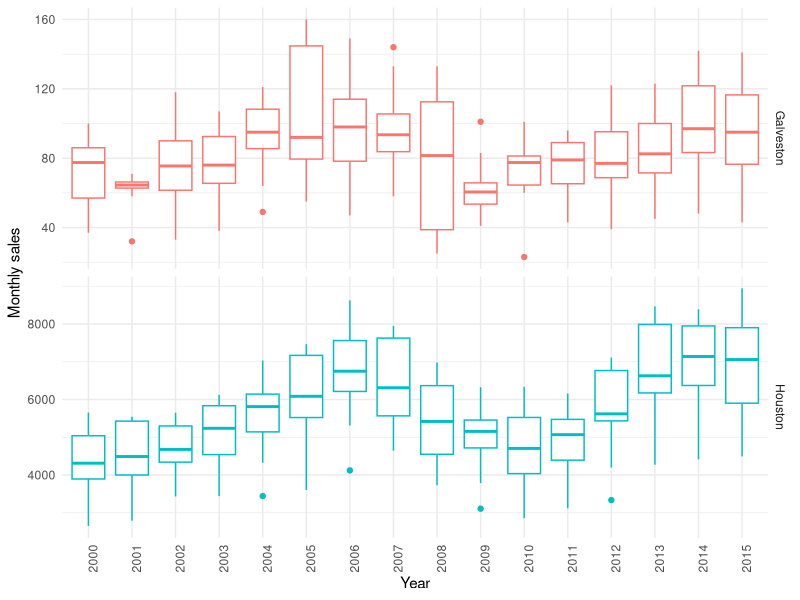
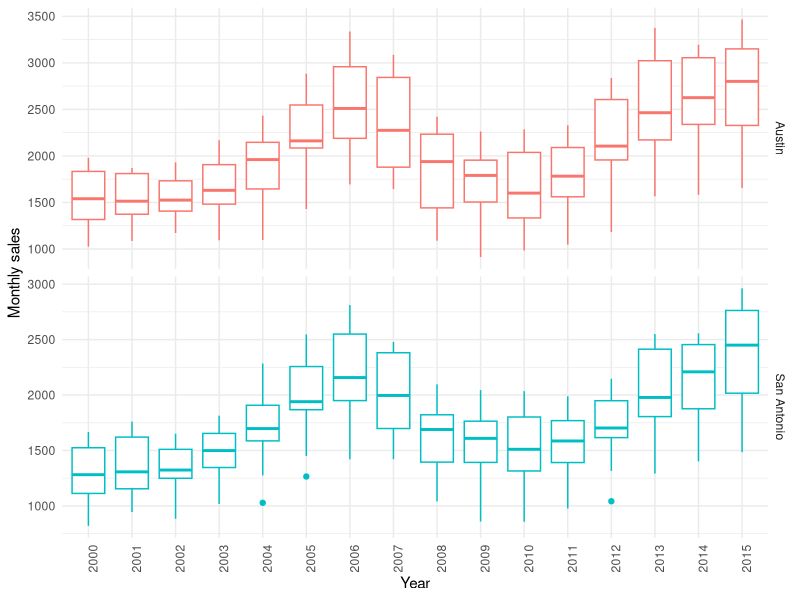
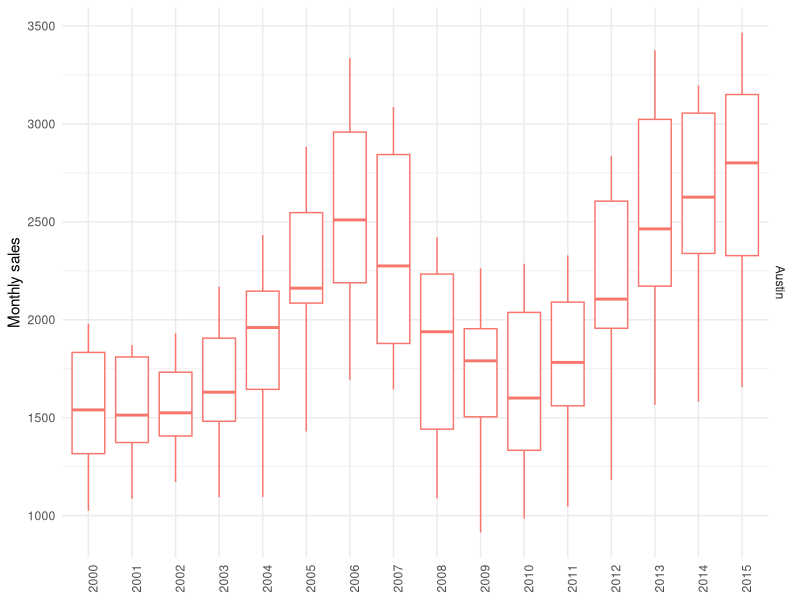
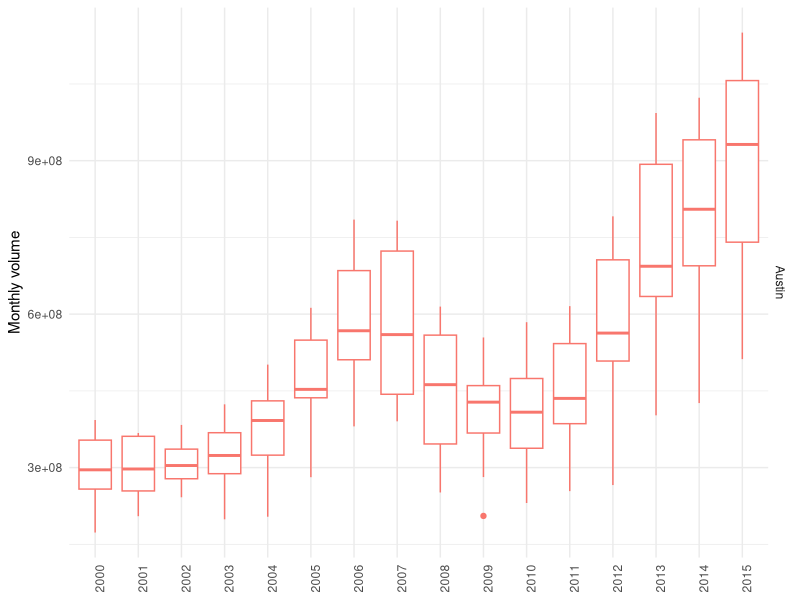
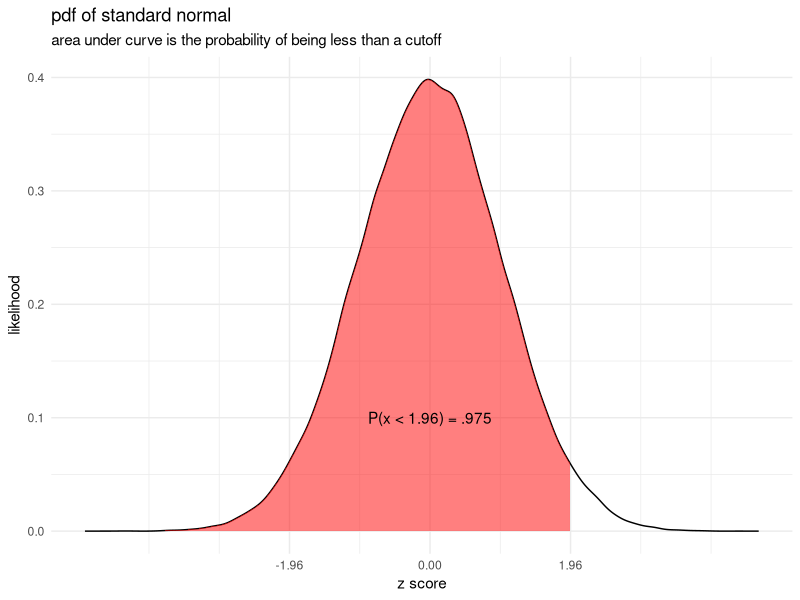
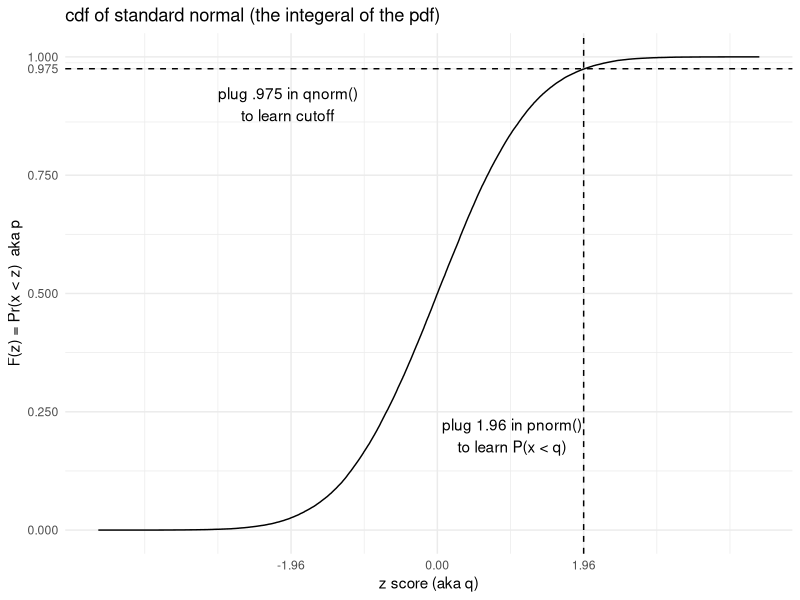
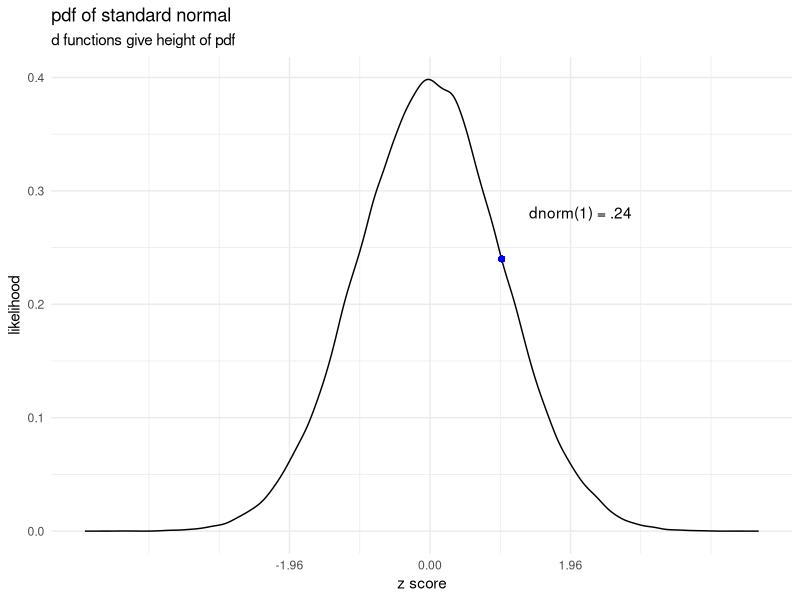

Generate these figures, in order, with R:
## ---- chunk 1
library(tidyverse)
#options(dplyr.summarise.inform = FALSE)
#knitr::opts_chunk$set(collapse = TRUE, comment = "#>", highlight = TRUE, fig.align="center")
## ---- chunk 2
# example of a function
circle_area <- function(r) {
   pi * r ^ 2
}
## ---- chunk 3
data <-
tibble(a = rnorm(100),
       b = rnorm(100),
       c = rnorm(100),
       d = rnorm(100))
## ---- chunk 4
data |>
  mutate(a = (a - min(a)) / (max(a) - min(a)),
         b = (b - min(b)) / (max(b) - min(b)),
         c = (c - min(c)) / (max(c) - min(c)),
         d = (d - min(d)) / (max(d) - min(a)))
## ---- chunk 5
rescale_01 <- function(x) {
  (x - min(x)) / (max(x) - min(x))
}

data |>
  mutate(a = rescale_01(a),
         b = rescale_01(b),
         c = rescale_01(c),
         d = rescale_01(d))
## ---- chunk 6
rescale_01 <- function(x) {
  (x - min(x)) / (max(x) - min(x))
}

rescale_01(c(.1, 1.1, .6))
## ---- chunk 7
print("Hello Jasmin!")
print("Hello Joan!")
print("Hello Andrew!")
# and so on...
## ---- chunk 8
# print("Hello Jasmin!") becomes ...

name <- "Jasmin" 

print(paste0("Hello ", name, "!"))
## ---- chunk 9
say_hello_to <- function(name) {
  print(paste0("Hello ", name, "!"))
}
## ---- chunk 10
say_hello_to("Jasmin")
say_hello_to("Joan")
say_hello_to("Andrew")

# Cool this function is vectorized!
say_hello_to(c("Jasmin", "Joan", "Andrew"))
## ---- chunk 11
rnorm(1, mean = 5, sd = 10)
rnorm(3, mean = 5, sd = 10)
rnorm(6, mean = 5, sd = 10)
## ---- chunk 12
mean(rnorm(1, mean = 5, sd = 10))
mean(rnorm(3, mean = 5, sd = 10))
mean(rnorm(6, mean = 5, sd = 10))
# et cetera
## ---- chunk 13
calc_sample_mean <- function(n) {
  mean(rnorm(n, mean = 5, sd = 10))
}
## ---- chunk 14
calc_sample_mean <- function(sample_size) {
  
  our_sample <- rnorm(sample_size, mean = 5, sd = 10)
  sample_mean <- mean(our_sample)  # probably overkill 
  
  sample_mean

}
## ---- chunk 15
calc_sample_mean <- function(n) {
  our_sample <- rnorm(n, mean = 5, sd = 10)
  mean(our_sample) 
}

set.seed(1)
calc_sample_mean(4)
## ---- chunk 16
calc_sample_mean <- function(n) {
  our_sample <- rnorm(n, mean = 5, sd = 10)
  return(mean(our_sample))
}

set.seed(1)
calc_sample_mean(4)
## ---- chunk 17
calc_sample_mean <- function(n) {
  # last line of code is an assignment!
  sample_mean <- mean(rnorm(n, mean = 5, sd = 10)) 
}

# looks like nothing happened
calc_sample_mean(10)
# but we can capture the output with an assignment
x <- calc_sample_mean(10)
x
## ---- chunk 18
calc_sample_mean <- function(n) mean(rnorm(n))
## ---- chunk 19
calc_sample_mean(1)
calc_sample_mean(3)
calc_sample_mean(30)
# what is the output if we plug in 0?
calc_sample_mean(0)
## ---- chunk 20
calc_sample_mean(c(1, 3, 30))
## ---- chunk 21
calc_sample_mean <- function(n) {
  
  our_sample <- rnorm(n, mean = 5, sd = 10)
  print("our_sample:")
  print(our_sample)
  
  mean(our_sample)
}

set.seed(1)
calc_sample_mean(c(1, 3, 30))
## ---- chunk 22
rnorm(c(1, 3, 30))

rnorm(c(-1, 0, 3, 12))
## ---- chunk 23
tibble(sample_sizes = c(1, 3, 6)) |>
  rowwise() |>
  mutate(sample_means = calc_sample_mean(sample_sizes))
## ---- chunk 24
calc_sample_mean <- function(n) {
  
  if (length(n) > 1) {
    print("Warning: n should be length == 1")
  }
  
  
  our_sample <- rnorm(n, mean = 5, sd = 10)
  mean(our_sample)
}

calc_sample_mean(c(2,3,1))
## ---- chunk 25
replace_neg <- function(x) {
  ifelse(x < 0, NA, x)
}
## ---- chunk 26
replace_neg(c(-98, 1, 2, 1))
## ---- chunk 27
tibble(x = c(-3, 1, 33, 4)) |>
  mutate(x = replace_neg(x))
## ---- chunk 28
calc_sample_mean <- function(sample_size, 
                             our_mean, 
                             our_sd) {

  sample <- rnorm(sample_size, 
                  mean = our_mean, 
                  sd = our_sd)
  
  mean(sample)
}
## ---- chunk 29
calc_sample_mean <- function(sample_size, 
                             our_mean = 0, our_sd = 1) {
  
  sample <- rnorm(sample_size, mean = our_mean, sd = our_sd)
  
  mean(sample)
}
## ---- chunk 30
# uses the defaults
calc_sample_mean(sample_size = 10)
## ---- chunk 31
# we can change one or two defaults. 
# You can refer by name, or use position
calc_sample_mean(10, our_sd = 2)
calc_sample_mean(10, our_mean = 6)
calc_sample_mean(10, 6, 2)
## ---- chunk 32
txhousing |>
  filter(city %in% c("Houston", "Galveston")) |>
  ggplot(aes(x = as_factor(year), 
             y = sales, 
             color = city)) +
  geom_boxplot(show.legend = FALSE) +
  labs(color = NULL, y = "Monthly sales", x = "Year") +
  theme_minimal() +
  facet_grid(vars(city), scales = "free_y") +
  theme(axis.text.x = element_text(angle = 90))
## ---- chunk 33
sales_box_plot <- function(cities) {
  txhousing |>
    filter(city %in% cities) |>
    ggplot(aes(x = as_factor(year), 
               y = sales, 
               color = city)) +
    geom_boxplot(show.legend = FALSE) +
    labs(color = NULL,  y = "Monthly sales", x = "Year") +
    theme_minimal() +
    facet_grid(vars(city), scales = "free_y") +
    theme(axis.text.x = element_text(angle = 90))
}
## ---- chunk 34
sales_box_plot(c("Austin", "San Antonio"))

## ---- chunk 35
housing_box_plot <- function(cities, y, ylab) {
  txhousing |>
    filter(city %in% cities) |>
    ggplot(aes(x = as_factor(year), 
               y = {{ y }}, 
               color = city)) +
    geom_boxplot(show.legend = FALSE) +
    labs(color = NULL,  y = ylab, x = NULL) +
    theme_minimal() +
    facet_grid(vars(city), scales = "free_y") +
    theme(axis.text.x = element_text(angle = 90))
}
## ---- chunk 36
housing_box_plot(c("Austin"), sales, "Monthly sales") 
housing_box_plot(c("Austin"), volume, "Monthly volume")
## ---- chunk 37
calc_sample_mean <- 
  function(sample_size, ...) {
  sample <- rnorm(sample_size, ...)
  mean(sample)
}

calc_sample_mean(3, mean = 1)
calc_sample_mean(3, 1)
calc_sample_mean(3, mean = 1, sd = 3)
## ---- chunk 38
# explicit --
# users know immediately know what your function takes
# and what the defaults are
calc_sample_mean <- 
  function(n, mean = 0, sd = 1) {

  sample <- rnorm(n, mean = mean, sd = sd)
  
  mean(sample)
}

# implicit --
# user has to dig into rnorm 
calc_sample_mean <- 
  function(sample_size, ...) {
  sample <- rnorm(sample_size, ...)
  mean(sample)
}
## ---- chunk 39
my_count <- function(data, ...) {
  
  # ...  Variables to group by
  
  data |>
    group_by(...) |>
    summarize(n = n()) |>
    ungroup()
}

my_count(midwest, inmetro)
## ---- chunk 40
rnorm(1)
rnorm(5)
rnorm(30)
## ---- chunk 41
pnorm(1.96)
pnorm(0)
## ---- chunk 42
qnorm(.975)
qnorm(.5)
## ---- chunk 43

sample <- rnorm(1e5)
pdf_data <- with(density(sample, n = 1000), tibble(x, y))

cutoff <- 1.96

pdf_data  |>
  ggplot(aes(x = x, y = y)) + 
  geom_line() +
  geom_ribbon(aes(ymax = y), ymin=0, fill = "red", alpha = .5, 
              data = pdf_data |> filter(x < cutoff)) + 
  labs(x = "z score",  y = "likelihood",  title = "pdf of standard normal", subtitle = "area under curve is the probability of being less than a cutoff") + 
  annotate("text", x = 0, y = .1, label = "P(x < 1.96) = .975") + 
  scale_x_continuous(breaks = c(-1.96,  0, 1.96)) +
  theme_minimal() 
## ---- chunk 44
cdf <- ecdf(sample)

cdf_data <- 
  tibble(x = sample,
         y = cdf(sample))

cdf_data |>
  ggplot(aes(x = x, y = y)) + 
  geom_line() +
  labs(x = "z score (aka q)", title = "cdf of standard normal (the integeral of the pdf)", y = "F(z) = Pr(x < z)  aka p") + 
  geom_hline(aes(yintercept = pnorm(cutoff)), linetype = "dashed") +
  geom_vline(aes(xintercept = cutoff), linetype = "dashed") +
  scale_x_continuous(breaks = c(-1.96,  0, 1.96)) +
  scale_y_continuous(breaks = c(0, .25, .5, .75, .975, 1)) + 
  annotate("text", x = -2, y = .9, label = "plug .975 in qnorm()\nto learn cutoff" ) +
  annotate("text", x = 1, y = .2, label = "plug 1.96 in pnorm()\nto learn P(x < q)" ) +
  theme_minimal() 
## ---- chunk 45
dnorm(0)
dnorm(1)
dnorm(-1)
## ---- chunk 46


std_normal <-
  pdf_data |>
  ggplot(aes(x = x, y = y)) + 
  geom_line() +
  theme_minimal() + 
  labs(x = "z score",  y = "likelihood",  title = "pdf of standard normal", subtitle = "d functions give height of pdf") + 
  scale_x_continuous(breaks = c(-1.96,  0, 1.96)) +
  annotate("text", x = 2.1, y = .241 + .04, label = "dnorm(1) = .24") + 
  geom_point(x = 1, y = .24, color = "blue") 

std_normal
## ---- chunk 47
calc_sample_mean <- 
  function(sample_size, our_mean, our_sd) {

  sample <- rnorm(sample_size, 
                  mean = our_mean, 
                  sd = our_sd)
  
  mean(sample)
}
## ---- chunk 48
calc_sample_mean
## ---- chunk 49
calc_sample_mean_t <- function(sample_size, our_df) {
  sample <- rt(sample_size, our_df)
  mean(sample)
}

calc_sample_mean_chisq <- function(sample_size, our_df) {
  sample <- rchisq(sample_size, our_df)
  mean(sample)
}

# Fun fact: 2^31 -1 is the largest seed in R
set.seed(2147483647) 
calc_sample_mean_t(10,  our_df = 5)
calc_sample_mean_chisq(10, our_df = 5)
## ---- chunk 50
calc_sample_mean <- 
  function(sample_size, rdist, our_mean = 0, our_sd = 1) {
  
  sample <- rdist(sample_size, mean = our_mean, sd = our_sd)
  
  mean(sample)
}

set.seed(1)
calc_sample_mean(4, rnorm)
## ---- chunk 51
calc_sample_mean <- 
  function(sample_size, rdist = rnorm, ...) {
  
  sample <- rdist(sample_size, ...)
  
  mean(sample)
}


set.seed(2147483647) 
calc_sample_mean(10, rt, df = 5)
calc_sample_mean(10, rchisq, df = 5)
## ---- chunk 52
# function(sample_size, fn = rnorm, ...)
# sample <- rnorm(10)
calc_sample_mean(10)
# sample <- rf(4, df1 = 2, df2 = 3)
calc_sample_mean(4, rf, df1 = 2, df2 = 3)
# sample <- rbeta(9, shape1 = .3, shape2 = 5)
calc_sample_mean(9, rbeta, shape1 = .3, shape2 = 5)
## ---- chunk 53
tibble(x = c(1, 10, 100, 1000, 1e5)) |>
  rowwise() |>
  mutate(normal = calc_sample_mean(x, mean = 4, sd = 6),
         uniform = calc_sample_mean(x, runif, min = 2, max = 6),
         poisson = calc_sample_mean(x, rpois, lambda = 4))
